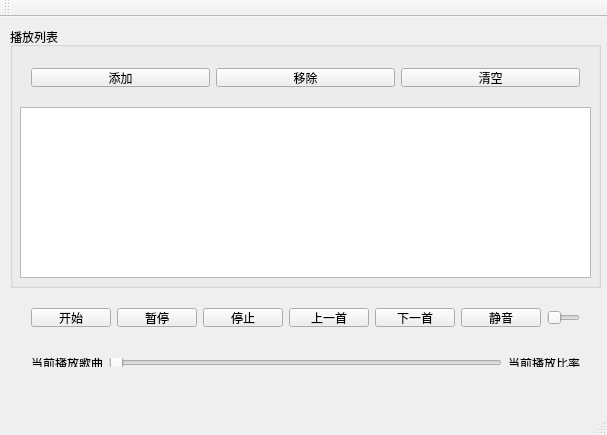
<?xml version="1.0" encoding="UTF-8"?>
<ui version="4.0">
 <class>MainWindow</class>
 <widget class="QMainWindow" name="MainWindow">
  <property name="geometry">
   <rect>
    <x>0</x>
    <y>0</y>
    <width>607</width>
    <height>435</height>
   </rect>
  </property>
  <property name="windowTitle">
   <string>MainWindow</string>
  </property>
  <widget class="QWidget" name="centralWidget">
   <widget class="QGroupBox" name="groupBox">
    <property name="geometry">
     <rect>
      <x>10</x>
      <y>10</y>
      <width>591</width>
      <height>261</height>
     </rect>
    </property>
    <property name="title">
     <string>播放列表</string>
    </property>
    <widget class="QWidget" name="horizontalLayoutWidget">
     <property name="geometry">
      <rect>
       <x>10</x>
       <y>30</y>
       <width>571</width>
       <height>41</height>
      </rect>
     </property>
     <layout class="QHBoxLayout" name="horizontalLayout">
      <item>
       <widget class="QPushButton" name="btnAdd">
        <property name="text">
         <string>添加</string>
        </property>
       </widget>
      </item>
      <item>
       <widget class="QPushButton" name="btnRemove">
        <property name="text">
         <string>移除</string>
        </property>
       </widget>
      </item>
      <item>
       <widget class="QPushButton" name="btnClear">
        <property name="text">
         <string>清空</string>
        </property>
       </widget>
      </item>
     </layout>
    </widget>
    <widget class="QListWidget" name="listWidget">
     <property name="geometry">
      <rect>
       <x>10</x>
       <y>80</y>
       <width>571</width>
       <height>171</height>
      </rect>
     </property>
    </widget>
   </widget>
   <widget class="QWidget" name="horizontalLayoutWidget_2">
    <property name="geometry">
     <rect>
      <x>20</x>
      <y>280</y>
      <width>571</width>
      <height>41</height>
     </rect>
    </property>
    <layout class="QHBoxLayout" name="horizontalLayout_2">
     <item>
      <widget class="QPushButton" name="btnPlay">
       <property name="text">
        <string>开始</string>
       </property>
      </widget>
     </item>
     <item>
      <widget class="QPushButton" name="btnPause">
       <property name="text">
        <string>暂停</string>
       </property>
      </widget>
     </item>
     <item>
      <widget class="QPushButton" name="btnStop">
       <property name="text">
        <string>停止</string>
       </property>
      </widget>
     </item>
     <item>
      <widget class="QPushButton" name="btnLast">
       <property name="text">
        <string>上一首</string>
       </property>
      </widget>
     </item>
     <item>
      <widget class="QPushButton" name="btnNext">
       <property name="text">
        <string>下一首</string>
       </property>
      </widget>
     </item>
     <item>
      <widget class="QPushButton" name="btnSound">
       <property name="text">
        <string>静音</string>
       </property>
      </widget>
     </item>
     <item>
      <widget class="QSlider" name="sliderVolumn">
       <property name="orientation">
        <enum>Qt::Horizontal</enum>
       </property>
      </widget>
     </item>
    </layout>
   </widget>
   <widget class="QWidget" name="horizontalLayoutWidget_3">
    <property name="geometry">
     <rect>
      <x>20</x>
      <y>330</y>
      <width>571</width>
      <height>31</height>
     </rect>
    </property>
    <layout class="QHBoxLayout" name="horizontalLayout_3">
     <item>
      <widget class="QLabel" name="LabCurMedia">
       <property name="text">
        <string>当前播放歌曲</string>
       </property>
      </widget>
     </item>
     <item>
      <widget class="QSlider" name="sliderPosition">
       <property name="orientation">
        <enum>Qt::Horizontal</enum>
       </property>
      </widget>
     </item>
     <item>
      <widget class="QLabel" name="LabRatio">
       <property name="text">
        <string>当前播放比率</string>
       </property>
      </widget>
     </item>
    </layout>
   </widget>
  </widget>
  <widget class="QMenuBar" name="menuBar">
   <property name="geometry">
    <rect>
     <x>0</x>
     <y>0</y>
     <width>607</width>
     <height>22</height>
    </rect>
   </property>
  </widget>
  <widget class="QToolBar" name="mainToolBar">
   <attribute name="toolBarArea">
    <enum>TopToolBarArea</enum>
   </attribute>
   <attribute name="toolBarBreak">
    <bool>false</bool>
   </attribute>
  </widget>
  <widget class="QStatusBar" name="statusBar"/>
 </widget>
 <layoutdefault spacing="6" margin="11"/>
 <resources/>
 <connections/>
</ui>
